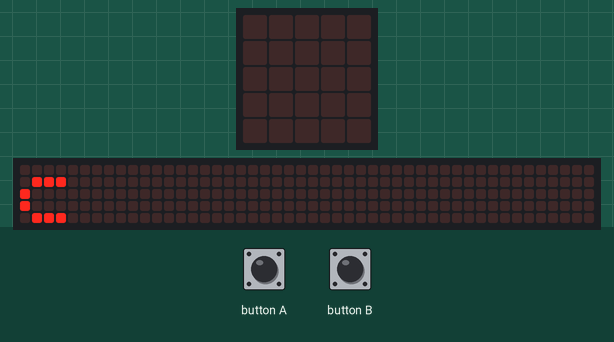
A program run on a simulated BBC micro:bit (MakeCode). On the bench: the board's 5×5 LED display, a strip that is not on the board, showing the scrolling text unrolled. The test bench sets the inputs (shaded band). The 48×5 strip is a reading aid, not a part: it shows the text the display is scrolling, unrolled, one strip-width of it at a time.

Above: at 8.6 s.
10.3 s: button A pressed for 0.15 s
At 11.6 s:
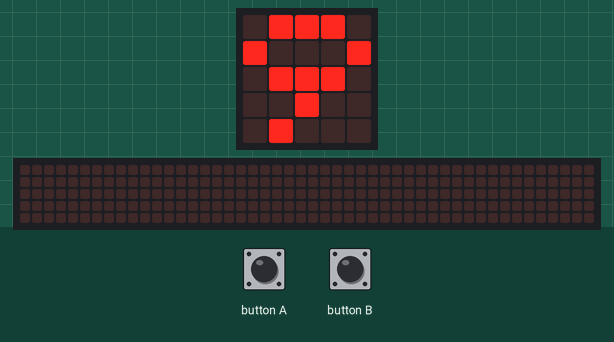
13.4 s: button B pressed for 0.15 s
At 16.3 s:
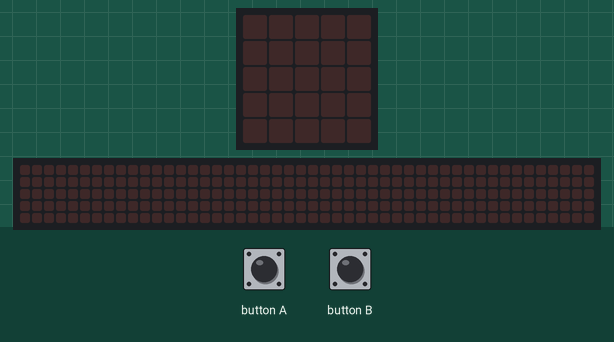
16.5 s: button A pressed for 0.15 s
At 19.4 s:
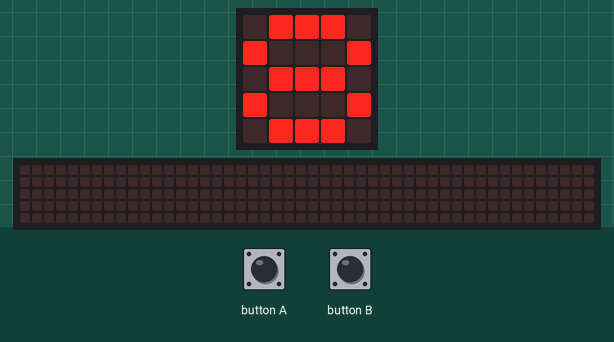

Measured:
- after the input at 10.3 s, the display: changes after 0.15 s (image 1)
- after the input at 13.4 s, the display: first changes after 0.55 s (image 2 shows a later state)
- after the input at 16.5 s, the display: first changes after 0.15 s (image 3 shows a later state)
- what the display in image 0 shows lasts 0.4 s, from 8.6 s to 9.0 s
- what the display in image 1 shows lasts 1.7 s, from 10.5 s to 12.2 s

The program:

main.ts
```typescript
input.onButtonPressed(Button.A, function () {
    Bear = 9
    basic.showNumber(Bear)
    basic.pause(1000)
    while (Bear > 0) {
        Bear += -1
        basic.showNumber(Bear)
        basic.pause(1000)
    }
    if (Bear <= 0) {
        basic.clearScreen()
        basic.showLeds(`
            . . . . .
            . . . . .
            . . # . .
            . . . . .
            . . . . .
            `)
        basic.showLeds(`
            . . . . .
            . . # . .
            . # . # .
            . . # . .
            . . . . .
            `)
        basic.showLeds(`
            . . # . .
            . # . # .
            # . . . #
            . # . # .
            . . # . .
            `)
        basic.showLeds(`
            . # . # .
            # . . . #
            . . . . .
            # . . . #
            . # . # .
            `)
        basic.showLeds(`
            # . . . #
            . . . . .
            . . . . .
            . . . . .
            # . . . #
            `)
        basic.clearScreen()
    }
})
input.onButtonPressed(Button.B, function () {
    Bear = -1
})
let Bear = 0
basic.showString("2D14Isaac")
```

test.ts
```typescript
// 在這裡測試；當此封包作為擴充功能時，將不會編譯此內容。
```
